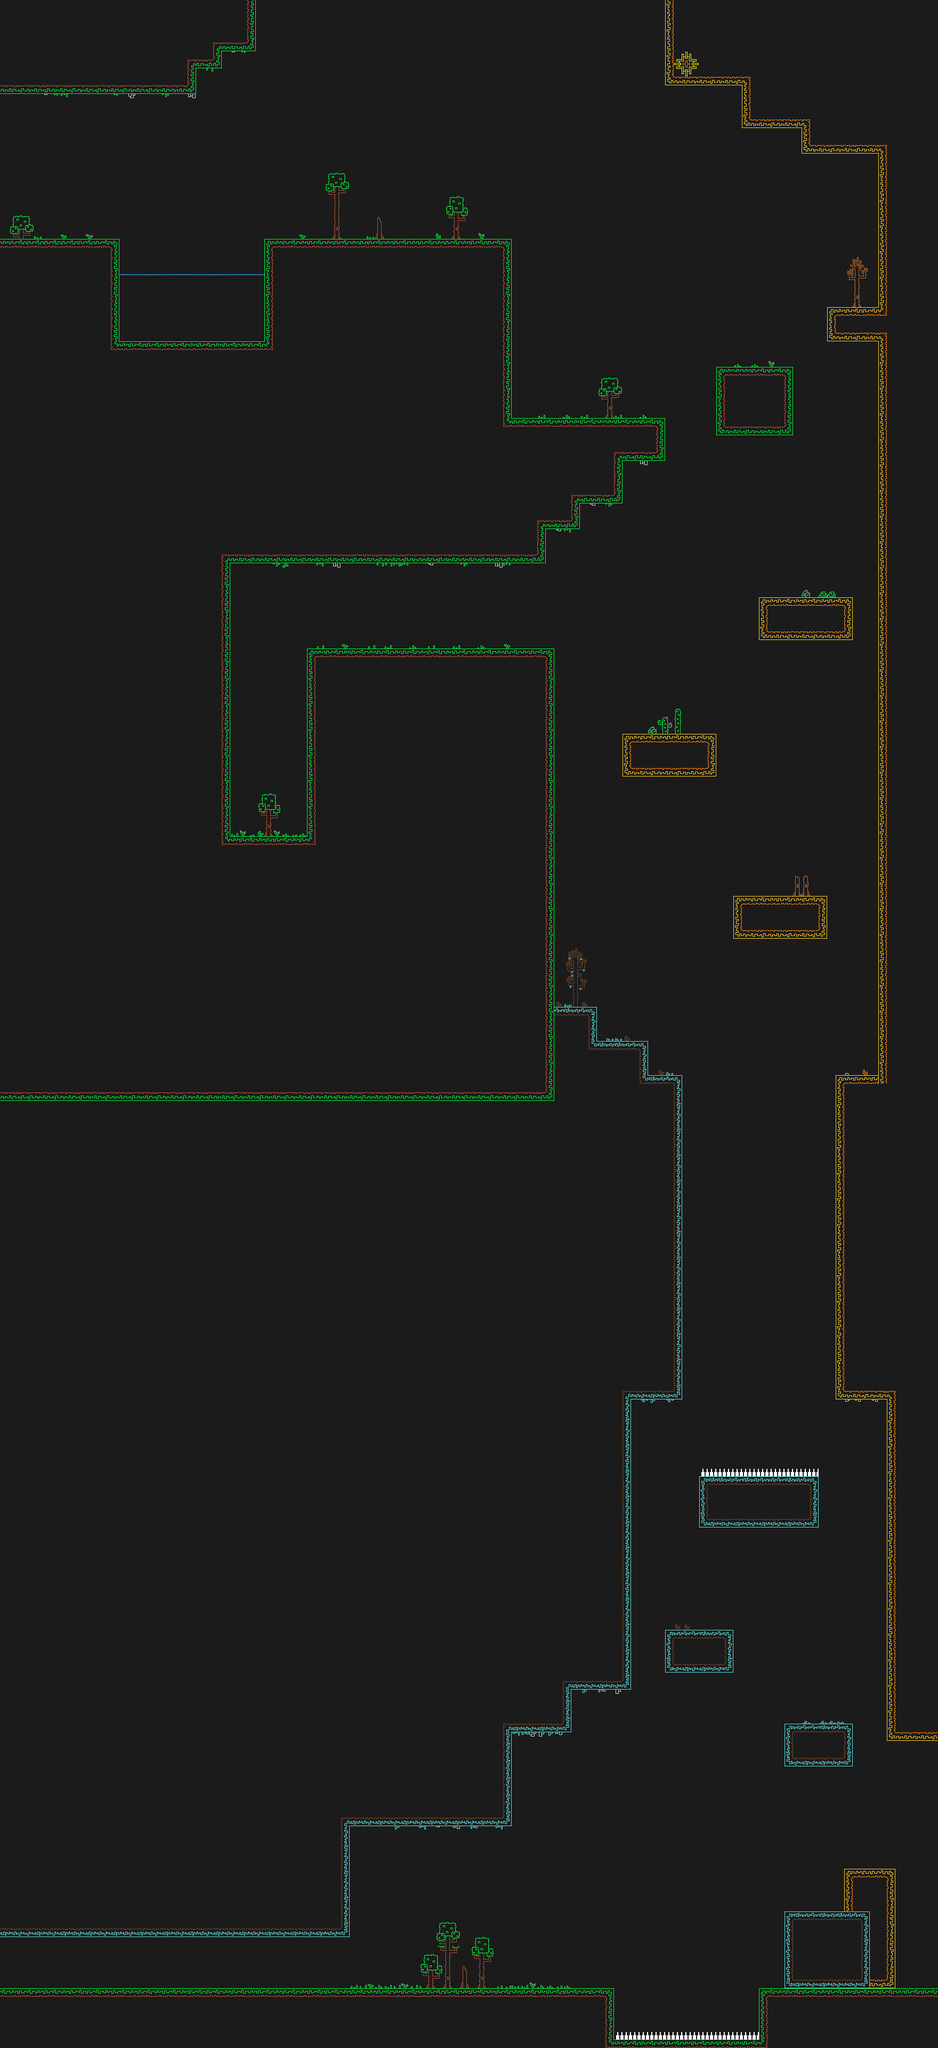

Below is a game level as drawn by its tile map, then a one-line description and the .tmx that defines it (tile-layer data replaced by summaries):
An orthogonal 110x240 tile map with 16x16 px tiles, 2 tile layers (background, ground), 2 tilesets.

<map version="1.5" tiledversion="1.6.0" orientation="orthogonal" renderorder="right-down" width="110" height="240" tilewidth="16" tileheight="16" infinite="0" nextlayerid="3" nextobjectid="1">
 <tileset firstgid="1" name="Clean-Full-Retro-Line-Tiles" tilewidth="16" tileheight="16" tilecount="480" columns="20">
  <image source="Retro-Lines/Clean-Full-Retro-Line-Tiles.png" trans="ff00ff" width="320" height="384" />
 </tileset>
 <tileset firstgid="481" name="Spikes01_01" tilewidth="16" tileheight="16" tilecount="4" columns="4">
  <image source="Spikes01_01.png" trans="ff00ff" width="68" height="28" />
 </tileset>
 <layer id="1" name="background" width="110" height="240">
  <data>[26400 cells, 26400 non-empty, 1 distinct tile ids]</data>
 </layer>
 <layer id="2" name="ground" width="110" height="240">
  <data>[26400 cells, 1599 non-empty, 175 distinct tile ids]</data>
 </layer>
</map>
